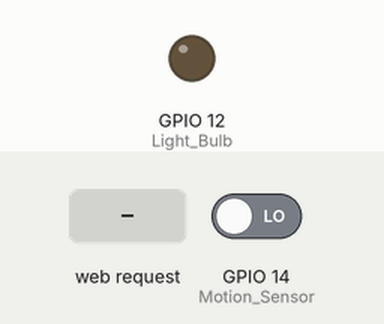
Simulated run of this sketch. Board: ESP8266 (NodeMCU). On the bench: output pins drawn as LEDs (lit = HIGH). The inputs (shaded band) are chosen by the test bench; at power-on: GPIO 14 (Motion_Sensor) LOW. WiFi joins after 1.5 s; servers stay silent unless stated; what the sketch prints to the serial monitor is not drawn.

Above: at 2.7 s.
2.8 s: HTTP request GET /?light=on received
At 3.8 s:
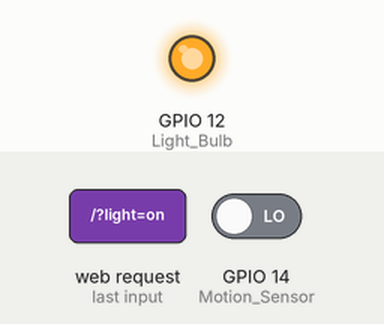
4.3 s: HTTP request GET /?light=off received
At 5.0 s:
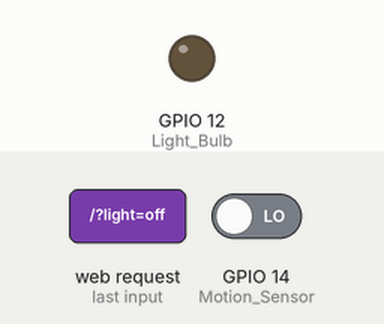
Timing chart, 0 to 7.3 s (numbered marks = the images above; inputs shaded):
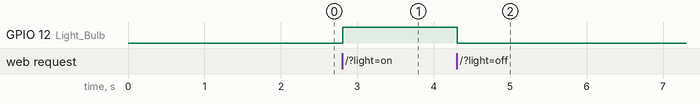

Measured:
- after the input at 2.8 s, GPIO 12 (Light_Bulb): LOW → HIGH at once
- after the input at 4.3 s, GPIO 12 (Light_Bulb): HIGH → LOW at once

The sketch:

esp-wroom-02_WebLight_StaMode.ino
```cpp
#include <ESP8266WiFi.h>
#include <WiFiClient.h>
#include <ESP8266WebServer.h>
#include <ESP8266mDNS.h>
#include <Ticker.h>

#define Light_Bulb 12
#define Motion_Sensor 14

Ticker ticker;

enum  light_style {light_off = 0, light_on = 1, light_motion = 2};
static enum light_style light_bulb = light_off;

ESP8266WebServer server (80);

static const char *htmldata = "<HTML><BODY style='font-size:80px;'>ESPWROOM02<br/>Light_Bulb<br/><br/><br/><a href=/?light=on>on</a><br/><a href=/?light=off>off</a><br/><a href=/?light=motion>motion</a><br/></BODY></HTML>\r\n";

void handleRoot() {
  String cmd = server.arg("light");
  if (cmd == "on")
    light_bulb = light_on;
  else if (cmd == "off")
    light_bulb = light_off;
  else if (cmd == "motion")
    light_bulb = light_motion;
  server.send(200, "text/html", htmldata);
}

void function() {
  static byte light_state = 0;
  int motion_state = digitalRead(Motion_Sensor);

  if (light_bulb == light_off)
    light_state = 0;
  else if (light_bulb == light_on)
    light_state = 1;
  else if (light_bulb == light_motion)
    light_state = motion_state;

  digitalWrite(Light_Bulb, light_state);
}

void setup() {
  Serial.begin(115200);
  delay(10);

  pinMode(Light_Bulb, OUTPUT);
  pinMode(Motion_Sensor, INPUT);

  digitalWrite(Light_Bulb, 0);
  digitalWrite(Motion_Sensor, 1);

  ticker.attach_ms(10, function);

  Serial.println("WiFi module setting... ");
  WiFi.softAP("SSID", "password");
  Serial.print("IP address: ");
  Serial.println(WiFi.softAPIP());

  Serial.print("Connecting to ");
  WiFi.begin("SSID", "password");
  int retry_sum = 0;
  while (WiFi.status() != WL_CONNECTED) {
    delay(500);
    Serial.print(".");
    retry_sum++;
    if(retry_sum > 20) break;
  }
  if(WiFi.status() == WL_CONNECTED){
    Serial.println("WiFi connected");
    Serial.print("IP address: ");
    Serial.println(WiFi.localIP());
  }
  else{
    Serial.println("WiFi not connected");
  }

  server.on("/", handleRoot);
  server.begin();
}

void loop() {
  server.handleClient();
}
```
